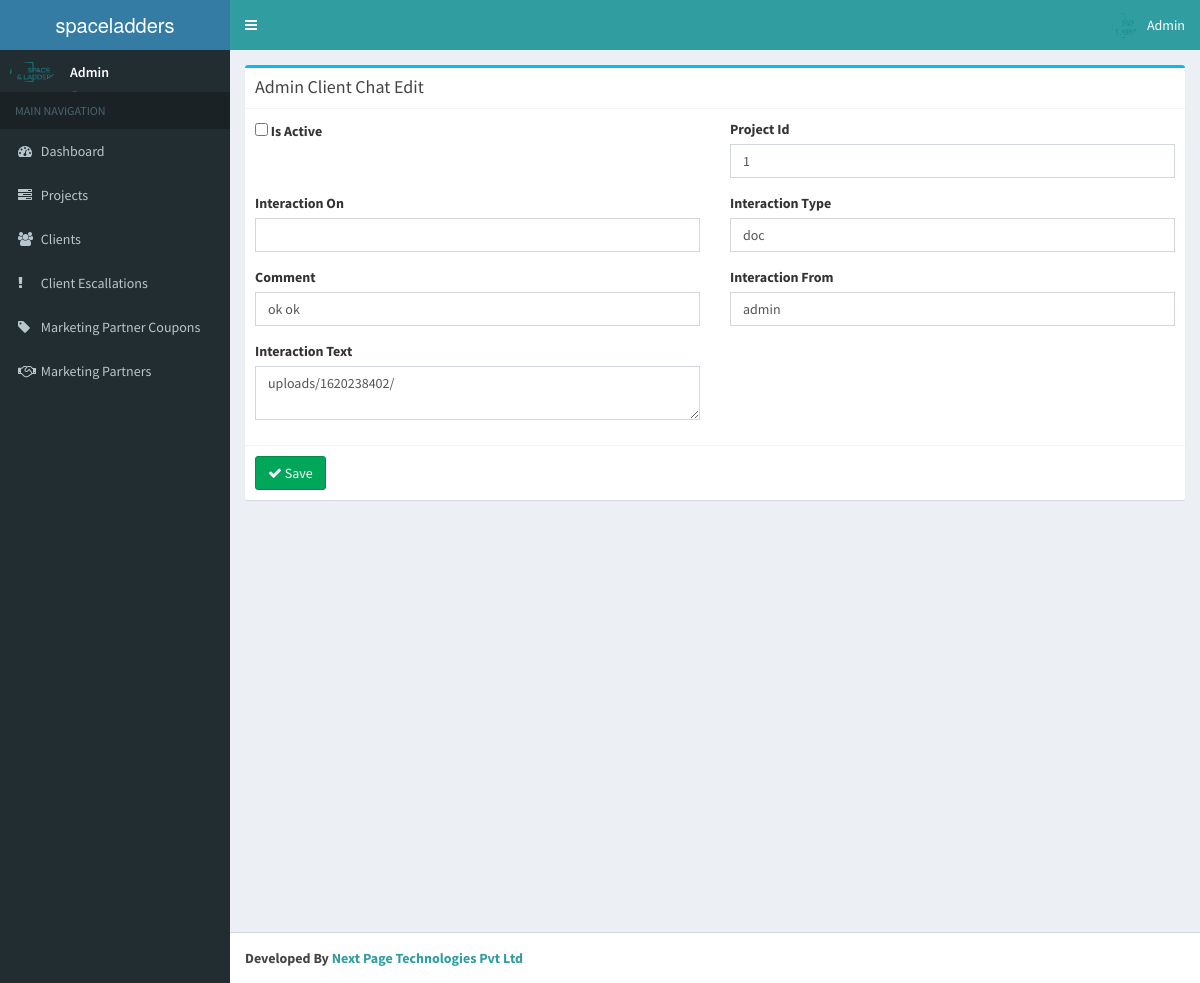
The app's page /admin_client_chat/edit/9 with its own data.
### tables this page shows
CREATE TABLE `admin_client_chat` (
  `interaction_id` int(11) NOT NULL,
  `project_id` int(11) NOT NULL,
  `interaction_on` datetime NOT NULL,
  `interaction_text` text NOT NULL,
  `interaction_type` varchar(255) NOT NULL,
  `comment` text DEFAULT NULL,
  `interaction_from` varchar(255) NOT NULL,
  `is_active` tinyint(1) NOT NULL
);

### application/controllers/Admin_client_chat.php (called while the page is built, shortened)
<?php
class Admin_client_chat extends CI_Controller{
    function __construct()
    {
        $this->load->model('Admin_client_chat_model');
    }
    function edit($interaction_id)
    {
        $data['admin_client_chat'] = $this->Admin_client_chat_model->get_admin_client_chat($interaction_id);
        if(isset($data['admin_client_chat']['interaction_id']))
        {
            if(isset($_POST) && count($_POST) > 0)
            {
                $params = array(
					'is_active' => $this->input->post('is_active'),
					'project_id' => $this->input->post('project_id'),
					'interaction_on' => $this->input->post('interaction_on'),
					'interaction_type' => $this->input->post('interaction_type'),
					'comment' => $this->input->post('comment'),
					'interaction_from' => $this->input->post('interaction_from'),
					'interaction_text' => $this->input->post('interaction_text'),
                );
                $this->Admin_client_chat_model->update_admin_client_chat($interaction_id,$params);
                redirect('admin_client_chat/index');
            }
            else
            {
                $data['_view'] = 'admin_client_chat/edit';
                $this->load->view('layouts/main',$data);
            }
        }
        else
            show_error('The admin_client_chat you are trying to edit does not exist.');
    }
}

### index.php (called while the page is built, shortened)
<?php
require_once BASEPATH.'core/CodeIgniter.php';

### application/models/Admin_client_chat_model.php (called while the page is built, shortened)
<?php
class Admin_client_chat_model extends CI_Model
{
    function get_admin_client_chat($interaction_id)
    {
        return $this->db->get_where('admin_client_chat',array('interaction_id'=>$interaction_id))->row_array();
    }
}

### application/views/admin_client_chat/edit.php (the view)
<div class="row">
    <div class="col-md-12">
      	<div class="box box-info">
            <div class="box-header with-border">
              	<h3 class="box-title">Admin Client Chat Edit</h3>
            </div>
			<?php echo form_open('admin_client_chat/edit/'.$admin_client_chat['interaction_id']); ?>
			<div class="box-body">
				<div class="row clearfix">
					<div class="col-md-6">
						<div class="form-group">
							<input type="checkbox" name="is_active" value="1" <?php echo ($admin_client_chat['is_active']==1 ? 'checked="checked"' : ''); ?> id='is_active' />
							<label for="is_active" class="control-label">Is Active</label>
						</div>
					</div>
					<div class="col-md-6">
						<label for="project_id" class="control-label">Project Id</label>
						<div class="form-group">
							<input type="text" name="project_id" value="<?php echo ($this->input->post('project_id') ? $this->input->post('project_id') : $admin_client_chat['project_id']); ?>" class="form-control" id="project_id" />
						</div>
					</div>
					<div class="col-md-6">
						<label for="interaction_on" class="control-label">Interaction On</label>
						<div class="form-group">
							<input type="text" name="interaction_on" value="<?php echo ($this->input->post('interaction_on') ? $this->input->post('interaction_on') : $admin_client_chat['interaction_on']); ?>" class="has-datetimepicker form-control" id="interaction_on" />
						</div>
					</div>
					<div class="col-md-6">
						<label for="interaction_type" class="control-label">Interaction Type</label>
						<div class="form-group">
							<input type="text" name="interaction_type" value="<?php echo ($this->input->post('interaction_type') ? $this->input->post('interaction_type') : $admin_client_chat['interaction_type']); ?>" class="form-control" id="interaction_type" />
						</div>
					</div>
					<div class="col-md-6">
						<label for="comment" class="control-label">Comment</label>
						<div class="form-group">
							<input type="text" name="comment" value="<?php echo ($this->input->post('comment') ? $this->input->post('comment') : $admin_client_chat['comment']); ?>" class="form-control" id="comment" />
						</div>
					</div>
					<div class="col-md-6">
						<label for="interaction_from" class="control-label">Interaction From</label>
						<div class="form-group">
							<input type="text" name="interaction_from" value="<?php echo ($this->input->post('interaction_from') ? $this->input->post('interaction_from') : $admin_client_chat['interaction_from']); ?>" class="form-control" id="interaction_from" />
						</div>
					</div>
					<div class="col-md-6">
						<label for="interaction_text" class="control-label">Interaction Text</label>
						<div class="form-group">
							<textarea name="interaction_text" class="form-control" id="interaction_text"><?php echo ($this->input->post('interaction_text') ? $this->input->post('interaction_text') : $admin_client_chat['interaction_text']); ?></textarea>
						</div>
					</div>
				</div>
			</div>
			<div class="box-footer">
            	<button type="submit" class="btn btn-success">
					<i class="fa fa-check"></i> Save
				</button>
	        </div>
			<?php echo form_close(); ?>
		</div>
    </div>
</div>

### records on screen
admin_client_chat: project_id "1", interaction_type "doc", comment "ok ok", interaction_from "admin", interaction_text "uploads/1620238402/"
